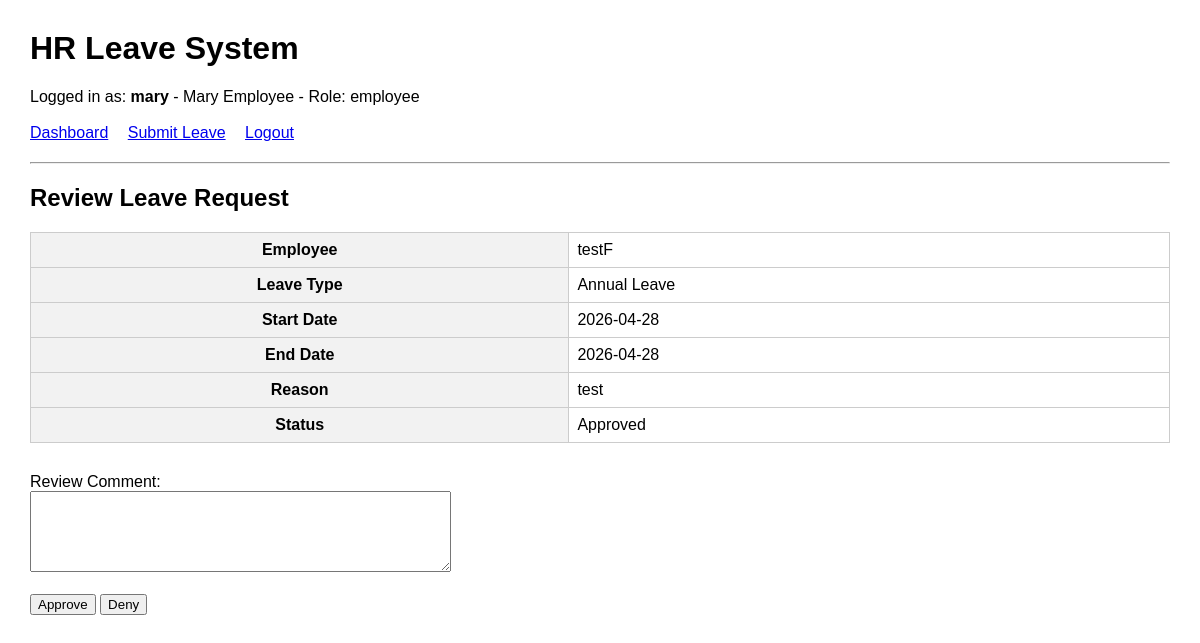
/leave/2/review (signed in), run on the app's committed database.
### tables this page shows
CREATE TABLE users (
        id INTEGER PRIMARY KEY AUTOINCREMENT,
        username TEXT UNIQUE NOT NULL,
        password_hash TEXT NOT NULL,
        role TEXT NOT NULL CHECK(role IN ('admin', 'employee')),
        employee_id INTEGER,
        FOREIGN KEY (employee_id) REFERENCES employees(id)
    );

CREATE TABLE employees (
        id INTEGER PRIMARY KEY AUTOINCREMENT,
        name TEXT NOT NULL,
        email TEXT,
        department TEXT,
        supervisor_id INTEGER,
        FOREIGN KEY (supervisor_id) REFERENCES employees(id)
    );

CREATE TABLE leave_requests (
        id INTEGER PRIMARY KEY AUTOINCREMENT,
        employee_id INTEGER NOT NULL,
        leave_type TEXT NOT NULL,
        start_date TEXT NOT NULL,
        end_date TEXT NOT NULL,
        reason TEXT,
        status TEXT NOT NULL DEFAULT 'Pending',
        submitted_at TEXT NOT NULL,
        reviewed_by INTEGER,
        reviewed_at TEXT,
        review_comment TEXT,
        FOREIGN KEY (employee_id) REFERENCES employees(id),
        FOREIGN KEY (reviewed_by) REFERENCES users(id)
    );

### app.py (the view, shortened to what this page needs)
@app.route("/leave/<int:request_id>/review", methods=["GET", "POST"])
@login_required
def review_leave(request_id):
    user = current_user()
    conn = get_db()
    leave = conn.execute("""
        SELECT lr.*, e.name AS employee_name, e.supervisor_id
        FROM leave_requests lr
        JOIN employees e ON e.id = lr.employee_id
        WHERE lr.id = ?
    """, (request_id,)).fetchone()
    if not leave:
        conn.close()
        flash("Leave request not found.")
        return redirect(url_for("dashboard"))
    is_admin = user["role"] == "admin"
    is_supervisor = user["employee_id"] and leave["supervisor_id"] == user["employee_id"]
    if not is_admin and not is_supervisor:
        conn.close()
        flash("You are not allowed to review this leave request.")
        return redirect(url_for("dashboard"))
    conn.close()
    return render_template("review_leave.html", leave=leave)

### app.py (called while the page is built)
def get_db():
    conn = sqlite3.connect(DB)
    conn.row_factory = sqlite3.Row
    return conn

def current_user():
    if "user_id" not in session:
        return None
    conn = get_db()
    user = conn.execute("""
        SELECT u.*, e.name AS employee_name, e.supervisor_id
        FROM users u
        LEFT JOIN employees e ON e.id = u.employee_id
        WHERE u.id = ?
    """, (session["user_id"],)).fetchone()
    conn.close()
    return user

def login_required(func):
    @wraps(func)
    def wrapper(*args, **kwargs):
        if "user_id" not in session:
            return redirect(url_for("login"))
        return func(*args, **kwargs)
    return wrapper

@app.context_processor
def inject_user():
    return {"current_user": current_user()}

### templates/review_leave.html
{% extends "base.html" %}
{% block content %}
<h2>Review Leave Request</h2>
<table>
    <tr>
        <th>Employee</th>
        <td>{{ leave.employee_name }}</td>
    </tr>
    <tr>
        <th>Leave Type</th>
        <td>{{ leave.leave_type }}</td>
    </tr>
    <tr>
        <th>Start Date</th>
        <td>{{ leave.start_date }}</td>
    </tr>
    <tr>
        <th>End Date</th>
        <td>{{ leave.end_date }}</td>
    </tr>
    <tr>
        <th>Reason</th>
        <td>{{ leave.reason }}</td>
    </tr>
    <tr>
        <th>Status</th>
        <td>{{ leave.status }}</td>
    </tr>
</table>
<form method="post">
    Review Comment:<br>
    <textarea name="review_comment" rows="5" cols="50"></textarea>
    <br><br>
    <button type="submit" name="action" value="Approved">Approve</button>
    <button type="submit" name="action" value="Denied">Deny</button>
</form>
{% endblock %}

### templates/base.html (shortened to what this page needs)
<!DOCTYPE html>
<html>
<head>
</head>
<body>
<h1>HR Leave System</h1>
{% if current_user %}
<div class="nav">
    Logged in as: <b>{{ current_user.username }}</b>
    {% if current_user.employee_name %}
        - {{ current_user.employee_name }}
    {% endif %}
    - Role: {{ current_user.role }}
    <br><br>
    <a href="{{ url_for('dashboard') }}">Dashboard</a>
    <a href="{{ url_for('new_leave') }}">Submit Leave</a>
    <a href="{{ url_for('logout') }}">Logout</a>
</div>
{% endif %}
<hr>
{% block content %}{% endblock %}
</body>
</html>

### templates/base.html (style rules this page uses)
body { font-family: Arial, sans-serif; margin: 30px; }
table { border-collapse: collapse; width: 100%; margin-bottom: 30px; }
th, td { border: 1px solid #ccc; padding: 8px; }
th { background: #f2f2f2; }
.nav { margin-bottom: 20px; }
.nav a { margin-right: 15px; }

### data on the page
users: username "mary", role "employee"
employees: employee_name "Mary Employee"
employees: employee_name "testF"
leave_requests: leave_type "Annual Leave", start_date "2026-04-28", end_date "2026-04-28", reason "test", status "Approved"
